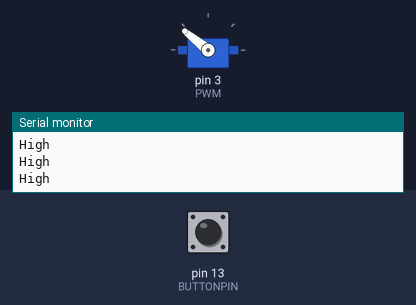
The sketch below on a simulated Arduino Uno, built with avr-gcc and run on an emulated ATmega328P. On the bench: servo, the last lines printed to the serial monitor. Inputs (shaded band) come from the test bench; at power-on: pin 13 (BUTTONPIN) HIGH.

Above: at 1.2 s.
1.3 s: pin 13 (BUTTONPIN) pulled LOW for 0.15 s
At 2.7 s:
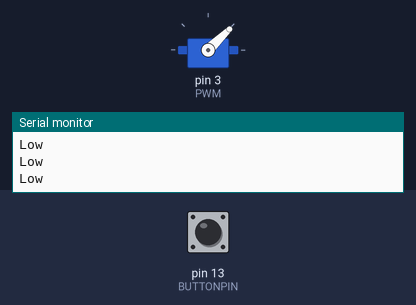
Timing chart, 0 to 4.3 s (numbered marks = the images above; inputs shaded):
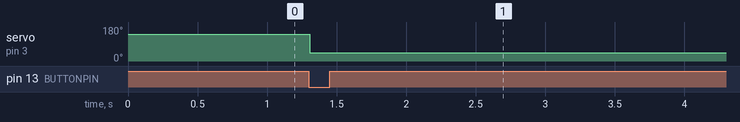

The sketch:

esc_calibration.ino
```cpp
#include <Servo.h>
#define BUTTONPIN 13
#define PWM 3
Servo esc;
bool been_pressed = false;
void setup() {
  // put your setup code here, to run once:
  Serial.begin(9600);
  esc.attach(PWM);
  pinMode(BUTTONPIN, INPUT_PULLUP);
  }

void loop() {
  while(digitalRead(BUTTONPIN)==HIGH && !been_pressed){
    esc.writeMicroseconds(2000);
    Serial.println("High");
  }
  esc.writeMicroseconds(1000);
  Serial.println("Low");
  been_pressed = true;

}
```

Measured:
- after the input at 1.3 s, servo on pin 3 (PWM): 141° → 44° at once
